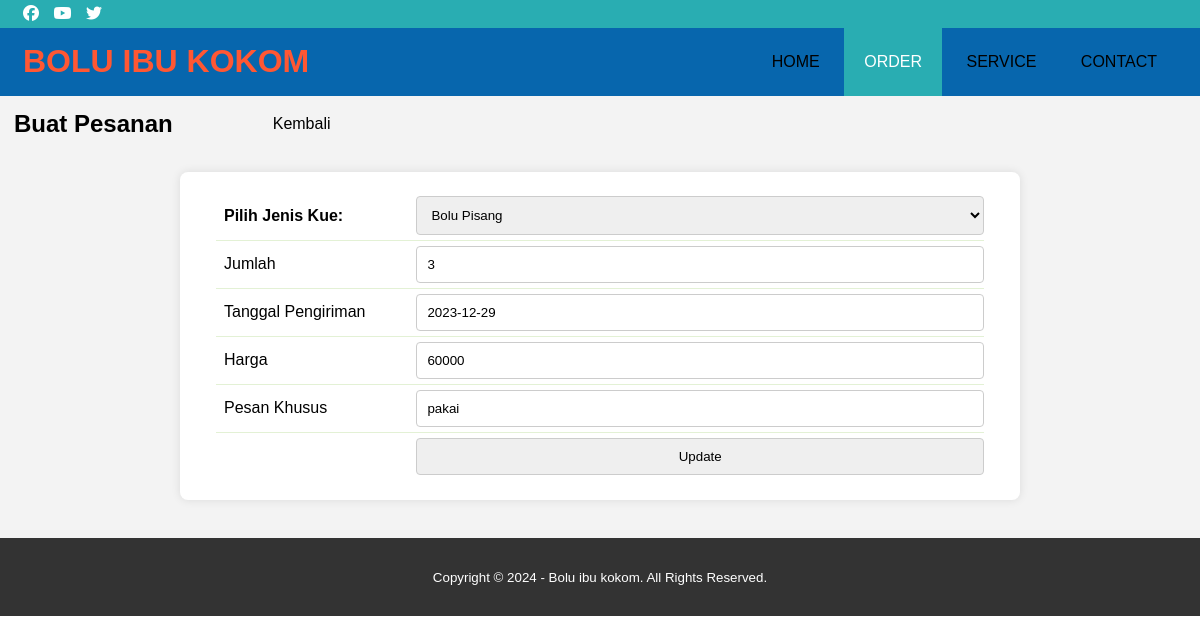
Page /edit-order.php?id=11 on the committed database.
### tables this page shows
CREATE TABLE `pesan` (
  `id` int(11) NOT NULL,
  `cakeType` varchar(100) NOT NULL,
  `quantity` int(10) NOT NULL,
  `deliveryDate` date NOT NULL,
  `price` int(50) NOT NULL,
  `message` varchar(1000) NOT NULL,
  `alamat` text NOT NULL
);

### edit-order.php (the view, shortened to what this page needs)
<?php
include("koneksi.php");
$id = $_GET['id'];
$result = mysqli_query($koneksi, "SELECT * FROM pesan WHERE id=$id");
while ($r = mysqli_fetch_array($result)) {
	$cakeType = $r['cakeType'];
	$quantity = $r['quantity'];
	$deliveryDate = $r['deliveryDate'];
	$price = $r['price'];
	$message = $r['message'];
}
?>
<!DOCTYPE html>
<html>
<head>
	<link rel="stylesheet" type="text/css" href="css/style.css">
	<link rel="stylesheet" type="text/css" href="https://cdnjs.cloudflare.com/ajax/libs/font-awesome/6.4.2/css/all.min.css">
</head>
<body>
	<div class="medsos">
		<div class="container">
			<ul>
				<li><a href="#"><i class="fa-brands fa-facebook"></i></a></li>
				<li><a href="#"><i class="fa-brands fa-youtube"></i></a></li>
				<li><a href="#"><i class="fa-brands fa-twitter"></i></a></li>
		</div>
	</div>
	<header>
		<div class="container">
			<h1><a href="index.php">BOLU IBU KOKOM</a></h1>
			<ul>
				<li><a href="index.php">HOME</a></li>
				<li class="active"><a href="order.php">ORDER</a></li>
				<li><a href="service.html">SERVICE</a></li>
				<li><a href="contact.html">CONTACT</a></li>
		</div>
	</header>
	<section>
		<div class="atas">
			<h1>Buat Pesanan</h1>
			<a href='order.php' style='text-decoration : none'>Kembali</a>
		</div>
		<div class="kotak">
			<form action="edit-order.php" method="post" name="update_user">
				<table border="0">
					<tr>
						<td><label for="cakeType">Pilih Jenis Kue:</label></td>
						<td>
							<select id="cakeType" name="cakeType" required>
								<option value="Bolu Pisang" <?php echo ($cakeType == 'Bolu Pisang') ? 'selected' : ''; ?>>Bolu Pisang</option>
							</select>
						</td>
					</tr>
					<tr>
						<td>Jumlah</td>
						<td><input type="text" name="quantity" size="50" value=<?php echo $quantity; ?>></td>
					</tr>
					<tr>
						<td>Tanggal Pengiriman</td>
						<td><input type="text" name="deliveryDate" size="50" value="<?php echo $deliveryDate; ?>"></td>
					</tr>
					<tr>
						<td>Harga</td>
						<td><input type="text" name="price" size="50" value=<?php echo $price; ?>></Harga>
					</tr>
					<tr>
						<td>Pesan Khusus</td>
						<td><input type="text" name="message" size="50" value=<?php echo $message; ?>></Harga>
					</tr>
					<tr>
						<td><input type="hidden" name="id" value="<?php echo $_GET['id']; ?>"></td>
						<td><input type="submit" name="update" value="Update"></td>
					</tr>
				</table>
			</form>
		</div>
		<br />
	</section>
	<footer>
		<small>Copyright &copy; 2024 - Bolu ibu kokom. All Rights Reserved.</small>
	</footer>
</body>
</html>

### css/style.css (style rules this page uses)
* { padding:0; margin:0; font-family: sans-serif; }
a { color: inherit; text-decoration: none; }
.medsos { padding:5px 0; background-color: #29ADB2; }
.medsos ul li { display: inline-block; color: #fff; margin-right: 10px; }
.container { margin:0 23px; }
.container:after { content:''; display: block; clear: both; }
header { background-color: #0766AD; }
header h1 { float: left; padding:15px 0; color: #FF5733; }
header ul { float: right; }
header ul li { display: inline-block; }
header ul li a { padding:25px 20px; display: inline-block; }
.active { background-color: #29ADB2; color: #fff; }
section { background-color: #F3F3F3; }
.atas { padding: 14px; display: flex; align-items: center; }
h1 { margin-right: 100px; }
a { text-decoration: none; }
.kotak { max-width: 800px; margin: 20px auto; background-color: white; padding: 20px; border-radius: 8px; box-shadow: 0 0 10px rgba(0, 0, 0, 0.1); }
form { display: grid; grid-gap: 16px; }
label { font-weight: bold; }
input, select { padding: 10px; border: 1px solid #ccc; border-radius: 4px; width: 100%; box-sizing: border-box; }
table { border-spacing: 1; border-collapse: collapse; background: white; border-radius: 6px; overflow: hidden; max-width: 96%; width: 100%; margin: 0 auto; position: relative; }
table * { position: relative; }
table td, table th { padding-left: 8px; }
table tbody tr { height: 48px; border-bottom: 1px solid #E3F1D5; }
table tbody tr:last-child { border: 0; }
table td, table th { text-align: left; }
footer { padding:30px 0; background-color: #333; color: #fff; text-align: center; width: 100%; position: absolute; }

### rows in the picture
pesan: cakeType "Bolu Pisang", quantity "3", deliveryDate "2023-12-29", price "60000", message "pakai"
